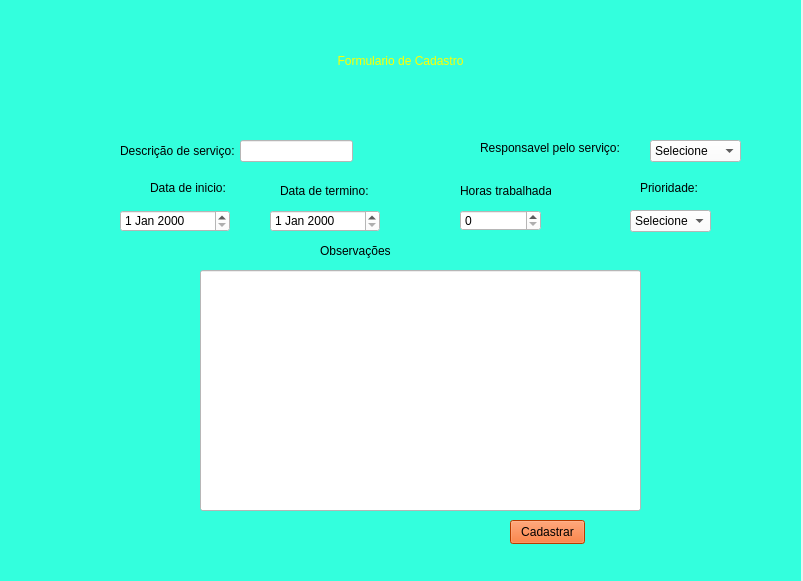
<?xml version="1.0" encoding="UTF-8"?>
<ui version="4.0">
 <class>Form</class>
 <widget class="QWidget" name="Form">
  <property name="geometry">
   <rect>
    <x>0</x>
    <y>0</y>
    <width>803</width>
    <height>581</height>
   </rect>
  </property>
  <property name="windowTitle">
   <string>Form</string>
  </property>
  <widget class="QWidget" name="widget" native="true">
   <property name="geometry">
    <rect>
     <x>0</x>
     <y>0</y>
     <width>801</width>
     <height>581</height>
    </rect>
   </property>
   <property name="styleSheet">
    <string notr="true">background-color: rgb(51, 255, 221);</string>
   </property>
   <widget class="QComboBox" name="pi">
    <property name="geometry">
     <rect>
      <x>630</x>
      <y>210</y>
      <width>81</width>
      <height>22</height>
     </rect>
    </property>
    <property name="styleSheet">
     <string notr="true">background-color: rgb(255, 255, 255);</string>
    </property>
    <item>
     <property name="text">
      <string>Selecione</string>
     </property>
    </item>
    <item>
     <property name="text">
      <string>Alta</string>
     </property>
    </item>
    <item>
     <property name="text">
      <string>Media</string>
     </property>
    </item>
    <item>
     <property name="text">
      <string>Baixa</string>
     </property>
    </item>
   </widget>
   <widget class="QDateEdit" name="de">
    <property name="geometry">
     <rect>
      <x>120</x>
      <y>210</y>
      <width>110</width>
      <height>22</height>
     </rect>
    </property>
    <property name="styleSheet">
     <string notr="true">background-color: rgb(255, 255, 255);</string>
    </property>
   </widget>
   <widget class="QDateEdit" name="dt">
    <property name="geometry">
     <rect>
      <x>270</x>
      <y>210</y>
      <width>110</width>
      <height>22</height>
     </rect>
    </property>
    <property name="styleSheet">
     <string notr="true">background-color: rgb(255, 255, 255);</string>
    </property>
   </widget>
   <widget class="QSpinBox" name="ho">
    <property name="geometry">
     <rect>
      <x>460</x>
      <y>210</y>
      <width>81</width>
      <height>21</height>
     </rect>
    </property>
    <property name="styleSheet">
     <string notr="true">background-color: rgb(255, 255, 255);</string>
    </property>
    <property name="maximum">
     <number>99999</number>
    </property>
   </widget>
   <widget class="QLabel" name="label">
    <property name="geometry">
     <rect>
      <x>0</x>
      <y>10</y>
      <width>801</width>
      <height>101</height>
     </rect>
    </property>
    <property name="styleSheet">
     <string notr="true">color: rgb(255, 255, 0);
font: 700 28pt &quot;Segoe UI&quot;;</string>
    </property>
    <property name="text">
     <string>Formulario de Cadastro</string>
    </property>
    <property name="alignment">
     <set>Qt::AlignCenter</set>
    </property>
   </widget>
   <widget class="QPushButton" name="btnCadastrar">
    <property name="geometry">
     <rect>
      <x>510</x>
      <y>520</y>
      <width>75</width>
      <height>24</height>
     </rect>
    </property>
    <property name="styleSheet">
     <string notr="true">background-color: rgb(255, 85, 0);</string>
    </property>
    <property name="text">
     <string>Cadastrar</string>
    </property>
   </widget>
   <widget class="QLabel" name="label_2">
    <property name="geometry">
     <rect>
      <x>320</x>
      <y>240</y>
      <width>71</width>
      <height>21</height>
     </rect>
    </property>
    <property name="text">
     <string>Observações:</string>
    </property>
   </widget>
   <widget class="QLabel" name="label_3">
    <property name="geometry">
     <rect>
      <x>640</x>
      <y>180</y>
      <width>61</width>
      <height>16</height>
     </rect>
    </property>
    <property name="text">
     <string>Prioridade:</string>
    </property>
   </widget>
   <widget class="QLabel" name="label_4">
    <property name="geometry">
     <rect>
      <x>460</x>
      <y>180</y>
      <width>91</width>
      <height>21</height>
     </rect>
    </property>
    <property name="text">
     <string>Horas trabalhada:</string>
    </property>
   </widget>
   <widget class="QLabel" name="label_5">
    <property name="geometry">
     <rect>
      <x>150</x>
      <y>180</y>
      <width>81</width>
      <height>16</height>
     </rect>
    </property>
    <property name="text">
     <string>Data de inicio:</string>
    </property>
   </widget>
   <widget class="QLabel" name="label_6">
    <property name="geometry">
     <rect>
      <x>280</x>
      <y>180</y>
      <width>91</width>
      <height>21</height>
     </rect>
    </property>
    <property name="text">
     <string>Data de termino:</string>
    </property>
   </widget>
   <widget class="QLabel" name="label_7">
    <property name="geometry">
     <rect>
      <x>120</x>
      <y>140</y>
      <width>131</width>
      <height>21</height>
     </rect>
    </property>
    <property name="text">
     <string>Descrição de serviço:</string>
    </property>
   </widget>
   <widget class="QComboBox" name="pe">
    <property name="geometry">
     <rect>
      <x>650</x>
      <y>140</y>
      <width>91</width>
      <height>22</height>
     </rect>
    </property>
    <property name="styleSheet">
     <string notr="true">background-color: rgb(255, 255, 255);</string>
    </property>
    <item>
     <property name="text">
      <string>Selecione</string>
     </property>
    </item>
    <item>
     <property name="text">
      <string>José</string>
     </property>
    </item>
    <item>
     <property name="text">
      <string>Luiz</string>
     </property>
    </item>
    <item>
     <property name="text">
      <string>José e Luiz</string>
     </property>
    </item>
   </widget>
   <widget class="QLabel" name="label_8">
    <property name="geometry">
     <rect>
      <x>480</x>
      <y>140</y>
      <width>151</width>
      <height>16</height>
     </rect>
    </property>
    <property name="text">
     <string>Responsavel pelo serviço:</string>
    </property>
   </widget>
   <widget class="QLineEdit" name="ds">
    <property name="geometry">
     <rect>
      <x>240</x>
      <y>140</y>
      <width>113</width>
      <height>22</height>
     </rect>
    </property>
    <property name="styleSheet">
     <string notr="true">background-color: rgb(255, 255, 255);</string>
    </property>
   </widget>
   <widget class="QLineEdit" name="ob">
    <property name="geometry">
     <rect>
      <x>200</x>
      <y>270</y>
      <width>441</width>
      <height>241</height>
     </rect>
    </property>
    <property name="styleSheet">
     <string notr="true">background-color: rgb(255, 255, 255);</string>
    </property>
   </widget>
  </widget>
 </widget>
 <resources/>
 <connections/>
</ui>
